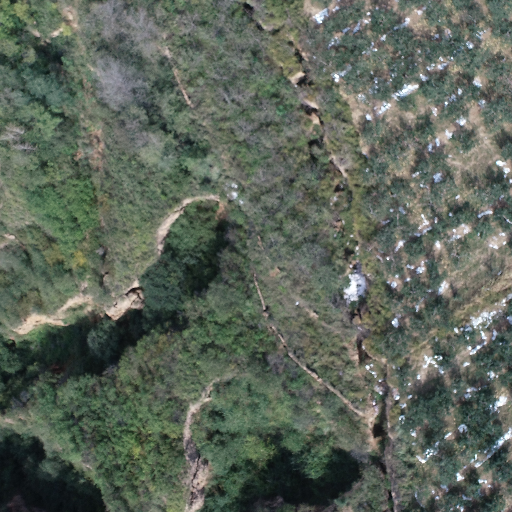
#> input picture image_patches/00032_24.png, 512 x 512 px
$ python geology.py
#> lines starting #> are read from the running program, lines starting #| are printed output that depends on the picture
import cv2
from PIL import Image
import os
from skimage.feature import hog, local_binary_pattern
from skimage import io
from skimage.color import rgb2gray
import matplotlib.pyplot as plt
import numpy as np

path = "/home/yel/data/Aerialgoaf/detection/train"

# [6 lines of commented-out code are left out]

files = os.listdir('./image_patches')

# [199 lines left out: functions areaCal, watershed, histogram, HOG_visual, LBP_visual, thresh_visual and 6 more, not called in this run]

def findContours(img,mode=cv2.RETR_TREE,method=cv2.CHAIN_APPROX_SIMPLE):
    return cv2.findContours(img,mode,method)

def canny(img):
    cv2.namedWindow("canny")
    cv2.createTrackbar("thresh1","canny",0,255,lambda x:None)
    cv2.createTrackbar("thresh2","canny",0,255,lambda x:None)
    while True:
        thresh1=cv2.getTrackbarPos("thresh1","canny")
        thresh2=cv2.getTrackbarPos("thresh2","canny")
        Canny=cv2.Canny(img,thresh1,thresh2)
        cv2.imshow("canny",Canny)
        k=cv2.waitKey(1) & 0xff
        if k==ord("q"):
            break


for src in files:
    img_path = os.path.join('./image_patches', src)
    img = cv2.imread(img_path)
#> img is the input picture: shape (512, 512, 3); mean B, G, R 89.9, 101, 92.3
    img_gray=cv2.cvtColor(img,cv2.COLOR_BGR2GRAY)
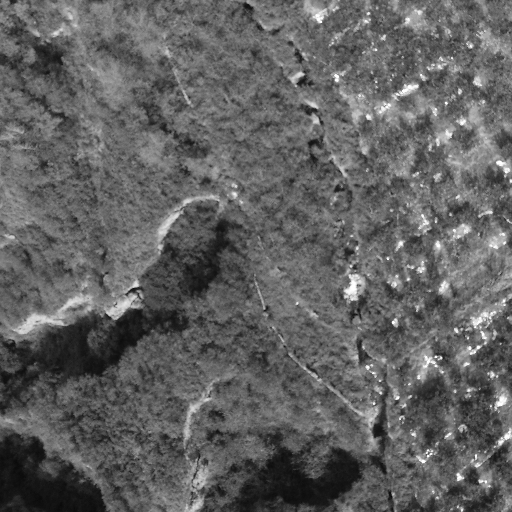
#> img_gray: shape (512, 512); min 9, max 255, mean 97.1
    cv2.imshow("srouce", img)
    canny(img_gray)
#> in canny, `Canny=cv2.Canny(img,thresh1,thresh2)`:
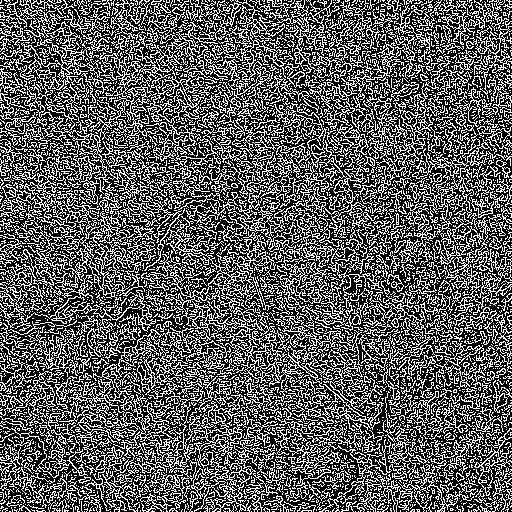
#> Canny: shape (512, 512); 36.3% white in thin lines or dots
#> (key q is pressed here)
    # [26 lines of commented-out code are left out]
    cv2.waitKey()
#> pass 2 of the loop `for src in files:`:
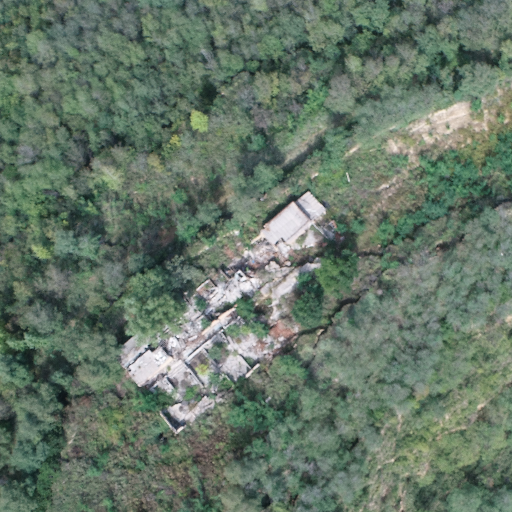
#> input picture image_patches/00036_3.png, 512 x 512 px
#> img is the input picture: shape (512, 512, 3); mean B, G, R 103.5, 118.1, 101.5
#> `img_gray=cv2.cvtColor(img,cv2.COLOR_BGR2GRAY)`:
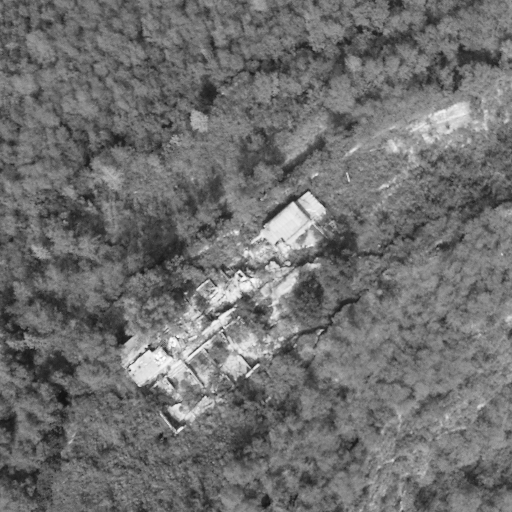
#> img_gray: shape (512, 512); min 16, max 255, mean 111.5
#> in canny (call 2), `Canny=cv2.Canny(img,thresh1,thresh2)`:
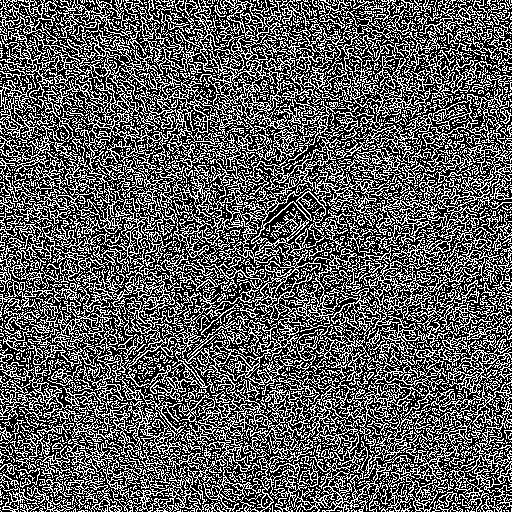
#> Canny: shape (512, 512); 36.3% white in thin lines or dots
#> (key e is pressed here)
#> pass 3 of the loop `for src in files:`:
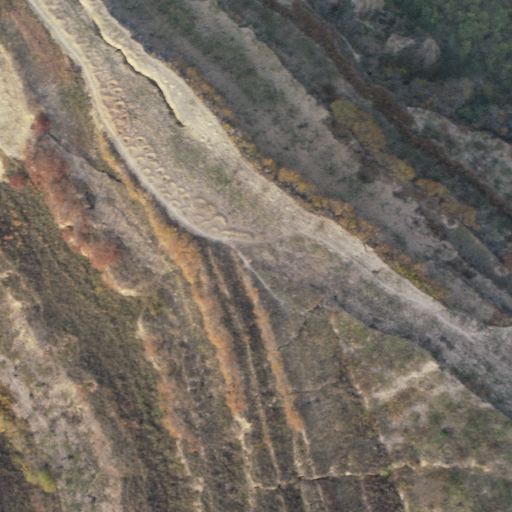
#> input picture image_patches/00049_5.png, 512 x 512 px
#> img is the input picture: shape (512, 512, 3); mean B, G, R 98.3, 108.5, 116.7
#> `img_gray=cv2.cvtColor(img,cv2.COLOR_BGR2GRAY)`:
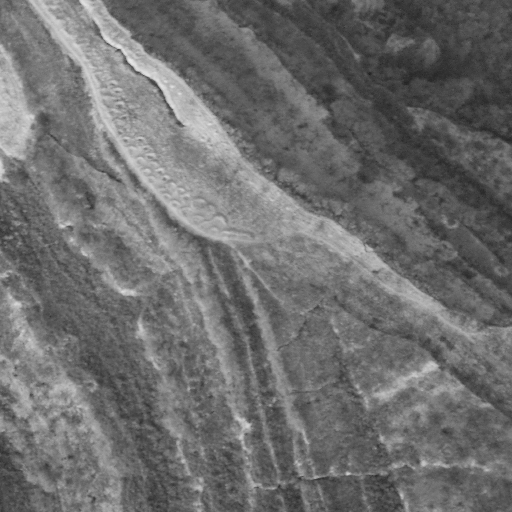
#> img_gray: shape (512, 512); min 30, max 231, mean 109.8
#> in canny (call 3), `Canny=cv2.Canny(img,thresh1,thresh2)`:
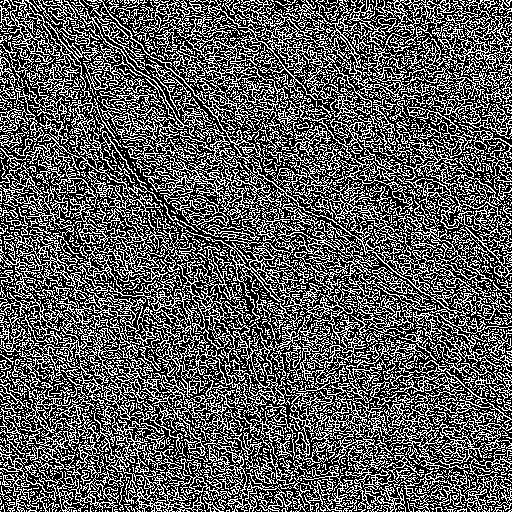
#> Canny: shape (512, 512); 35.7% white in thin lines or dots
